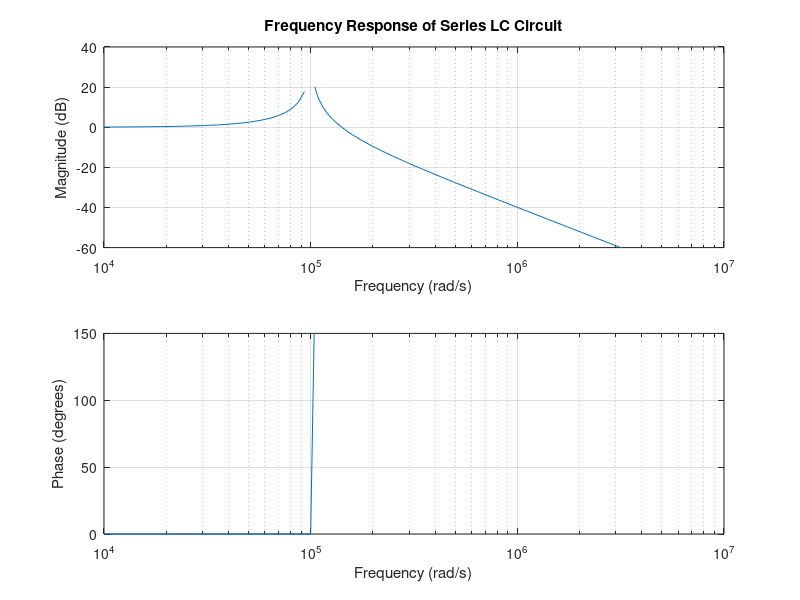

Write the MATLAB code that produced this figure.
% Parameters
clear;
L = 1e-3;     % 1 mH
C = 100e-9;    % 10 nF

% Transfer function
num = [1];
den = [L*C 0 1];
H = tf(num, den);

% Original frequency vector in rad/s (logarithmic spacing)
w = logspace(4, 7, 100);  % Frequency from 10^4 rad/s to 10^7 rad/s

% Frequency around the expected peak (add more points around this range)
peak_freq = 1e6;  % Approximate peak frequency (can adjust based on the expected behavior)
w_fine = logspace(log10(peak_freq) - 1, log10(peak_freq) + 1, 100);  % More resolution around the peak

% Combine the original frequency range with the finer range around the peak
w_combined = unique(sort([w, w_fine]));  % Combine and remove duplicates

% Create Bode plot with custom frequency vector
[mag, phase, wout] = bode(H, w_combined);

% Plot magnitude
subplot(2,1,1);
semilogx(wout, 20*log10(squeeze(mag)));  % Convert magnitude to dB
grid on;
title('Frequency Response of Series LC Circuit');
xlabel('Frequency (rad/s)');
ylabel('Magnitude (dB)');
xlim([min(wout) max(wout)]);  % Custom x-axis limits
ylim([-60 40]);  % Set y-axis limits for magnitude
set(gca, 'YTick', -60:20:40);

% Plot phase
subplot(2,1,2);
semilogx(wout, squeeze(phase));  % Phase in degrees
grid on;
xlabel('Frequency (rad/s)');
ylabel('Phase (degrees)');
xlim([min(wout) max(wout)]);  % Custom x-axis limits
ylim([0 150]);  % Set y-axis limits for phase
set(gca, 'YTick', 0:50:150);
